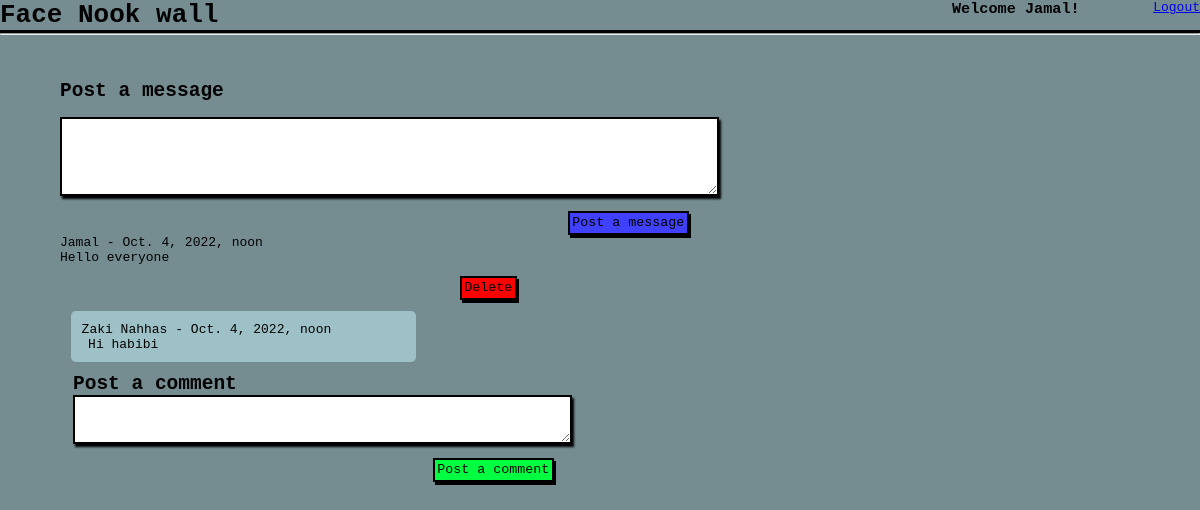
Screenshot of /wall/ (signed in) with the database file from the repository.
### myLoginApp/models.py (models this page shows)
class User(models.Model):
    firstname = models.CharField(max_length=75, blank = False)
    lastname = models.CharField(max_length=75, blank = False, null = True)
    email = models.CharField(max_length=255, blank = False)
    password = models.CharField(max_length=75, blank = False)
    password_confirm = models.CharField(max_length=75, blank = False)
    created_at = models.DateTimeField(auto_now_add=True)
    updated_at = models.DateTimeField(auto_now=True)
    objects = UserManager()

### TheWallApp/models.py (models this page shows)
class Message(models.Model):
    message_content = models.TextField()
    user = models.ForeignKey(User, related_name = "messages", on_delete = models.CASCADE)
    created_at = models.DateTimeField(auto_now_add=True)
    updated_at = models.DateTimeField(auto_now=True)

class Comment(models.Model):
    comment_content = models.TextField()
    user = models.ForeignKey(User, related_name = "comments", on_delete = models.CASCADE)
    messages = models.ForeignKey(Message, related_name = "comments", on_delete = models.CASCADE, null = True)
    created_at = models.DateTimeField(auto_now_add=True)
    updated_at = models.DateTimeField(auto_now=True)

### TheWallApp/views.py (the view)
# urls.py: path('/', views.wall),
def wall(request):
    context = {
        'messages': Message.objects.all(),
        'comments': Comment.objects.all()
    }
    if 'user_id' in request.session:
            return render(request,'wall.html',context)
    else:
            return render(request,'form.html')

### TheWallApp/templates/wall.html (shortened to what this page needs)
<!DOCTYPE html>
<html lang="en">
<head>
    {% load static %}
    <link rel="stylesheet" type="text/css" href="{% static '/css/styles.css' %}">
</head>
<body>
    <div class="all">
    <div class="container">
    <h1>Face Nook wall</h1>
    <h3>Welcome {{request.session.firstname}}!</h3>
    <div>
        <a href="/">Logout</a>
    </div>
    </div>
    <hr>
    <br><br><br>
    <div class="flex">
    <form action="/wall/create_message" method="post">
        <h2>Post a message</h2>
        <br>
        <textarea name="message_content" cols="80" rows="5"></textarea>
        <div><input class="btn" type="submit" value="Post a message">
        </div>
        </form>
        {% for message in messages reversed %}
        <div>{{message.user.firstname}}      -       {{message.created_at}}</div>
        <div>{{message.message_content}}</div>
        {% if message.user.id == request.session.user_id %}
        <form action="/wall/deletemsg" method="post">
            <input class="btn3" type="submit" value="Delete">
        </form>
        {% endif %}
            {% for comment in message.comments.all %}
            <ul class="comments">{{comment.user.firstname}} {{comment.user.lastname}}  -
            {{comment.created_at}}
            <li>{{comment.comment_content}}</li></ul>
            {%endfor%}
        <div class="flex2">
            <form action="/wall/create_comment" method="post">
                <h2>Post a comment</h2>
                <textarea name="comment_content" cols="60" rows="3"></textarea>
                <div><input class="btn2" type="submit" value="Post a comment"></div>
            </form>
        </div>
        </div>
        {%endfor%}
    </div>
</body>
</html>

### TheWallApp/static/css/styles.css (style rules this page uses)
* { margin: 0; padding: 0; font-family: monospace; }
body { background-color: rgb(117, 141, 145); }
.container { display: flex; justify-content: space-between; border-bottom: 3px solid black; }
h3 { margin-left: 55%; }
.flex { width: 90%; margin: 0 auto; }
.btn { cursor: pointer; margin-top: 1%; margin-left: 47%; background-color: rgb(64, 64, 255); border: 2px solid black; box-shadow: 2px 3px black; padding: 0.2rem; }
.btn2 { cursor: pointer; margin-top: 1%; margin-left: 37%; background-color: rgb(0, 255, 64); border: 2px solid black; box-shadow: 2px 3px black; padding: 0.2rem; }
.btn3 { cursor: pointer; margin-top: 1%; margin-left: 37%; background-color: rgb(255, 0, 0); border: 2px solid black; box-shadow: 2px 3px black; padding: 0.2rem; }
.flex2 { width: 90%; margin: 0 1em; }
textarea { border: 2px solid black; box-shadow: 2px 3px 2px rgb(0, 0, 0); }
.comments { width: 30%; background-color: rgb(158, 193, 199); border-radius: 5px; margin: 1%; display: block; padding: 1%; }
ul li { list-style: none; margin-left: .5rem; }

### rows the page displays
User: session.firstname "Jamal"
Message: user.firstname "Jamal", created_at "Oct. 4, 2022, noon", message_content "Hello everyone"
Comment: user.firstname "Zaki", user.lastname "Nahhas", created_at "Oct. 4, 2022, noon", comment_content "Hi habibi"
